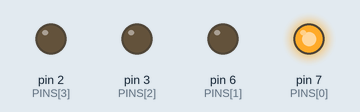
The sketch below on a simulated Arduino Uno, built with avr-gcc and run on an emulated ATmega328P. Parts: output pins drawn as LEDs (lit = HIGH).

Above: at 0.07 s.
At 0.67 s:
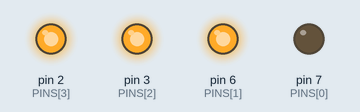
At 0.97 s:
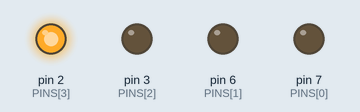
At 1.42 s:
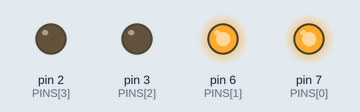
At 2.02 s:
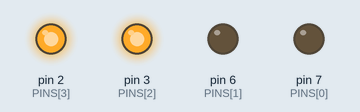
At 2.77 s:
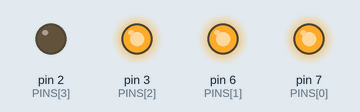
Timing chart, 0 to 3.1 s (numbered marks = the images above):
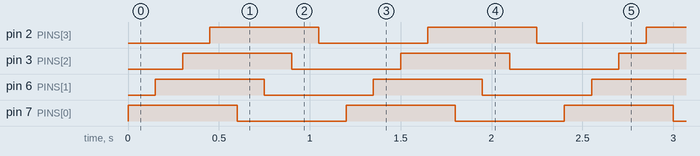

Measured:
- by itself, pin 2 (PINS[3]), pin 3 (PINS[2]), pin 6 (PINS[1]), pin 7 (PINS[0]): alternates HIGH for 0.60 s and LOW for 0.60 s
- by itself, everything shown: repeats every 1.2 s, in 8 steps

The sketch:

lesson-3.ino
```cpp
const int PINS[] = {7, 6, 3, 2};
const int NUMBER_OF_PINS = sizeof(PINS)/sizeof(PINS[0]);
const int TIME_UNIT = 150;

bool turning_on = true;

void setup() {
  for(int i = 0; i < NUMBER_OF_PINS; i++)
    pinMode(PINS[i], OUTPUT);
}

void loop() {
  for(int i = 0; i < NUMBER_OF_PINS; i++) {
    digitalWrite(PINS[i], turning_on ? HIGH : LOW);
    delay(TIME_UNIT);
  }
  turning_on = !turning_on;
}
```
